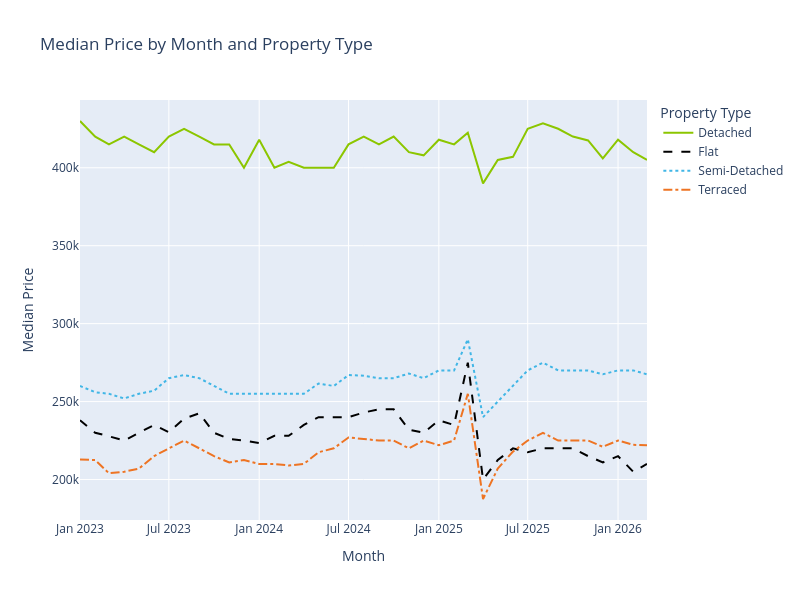

Notebook source saved alongside this figure:
### Code cell
LandRegistryChartingHelper.chart_median_price_by_month_and_property_type(db.query("FROM gold.median_price_by_month_and_property_type"))
